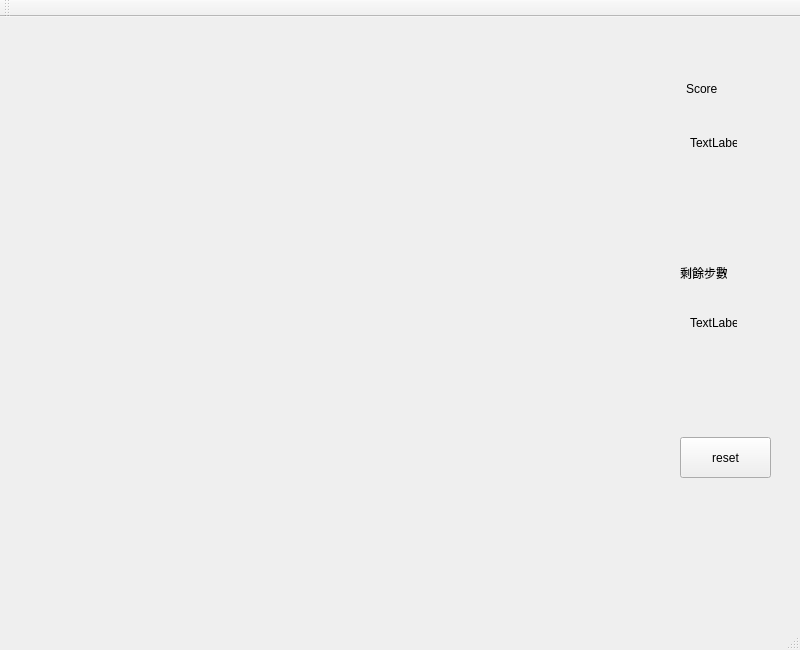
<?xml version="1.0" encoding="UTF-8"?>
<ui version="4.0">
 <class>candycrush</class>
 <widget class="QMainWindow" name="candycrush">
  <property name="geometry">
   <rect>
    <x>0</x>
    <y>0</y>
    <width>800</width>
    <height>650</height>
   </rect>
  </property>
  <property name="windowTitle">
   <string>candycrush</string>
  </property>
  <widget class="QWidget" name="centralWidget">
   <widget class="QPushButton" name="pushButton">
    <property name="geometry">
     <rect>
      <x>680</x>
      <y>420</y>
      <width>91</width>
      <height>41</height>
     </rect>
    </property>
    <property name="text">
     <string>reset</string>
    </property>
   </widget>
   <widget class="QLabel" name="label">
    <property name="geometry">
     <rect>
      <x>686</x>
      <y>41</y>
      <width>71</width>
      <height>61</height>
     </rect>
    </property>
    <property name="text">
     <string>Score</string>
    </property>
   </widget>
   <widget class="QLabel" name="score">
    <property name="geometry">
     <rect>
      <x>690</x>
      <y>120</y>
      <width>47</width>
      <height>12</height>
     </rect>
    </property>
    <property name="text">
     <string>TextLabel</string>
    </property>
   </widget>
   <widget class="QLabel" name="label_2">
    <property name="geometry">
     <rect>
      <x>680</x>
      <y>250</y>
      <width>47</width>
      <height>12</height>
     </rect>
    </property>
    <property name="text">
     <string>剩餘步數</string>
    </property>
   </widget>
   <widget class="QLabel" name="count">
    <property name="geometry">
     <rect>
      <x>690</x>
      <y>300</y>
      <width>47</width>
      <height>12</height>
     </rect>
    </property>
    <property name="text">
     <string>TextLabel</string>
    </property>
   </widget>
  </widget>
  <widget class="QMenuBar" name="menuBar">
   <property name="geometry">
    <rect>
     <x>0</x>
     <y>0</y>
     <width>800</width>
     <height>21</height>
    </rect>
   </property>
  </widget>
  <widget class="QToolBar" name="mainToolBar">
   <attribute name="toolBarArea">
    <enum>TopToolBarArea</enum>
   </attribute>
   <attribute name="toolBarBreak">
    <bool>false</bool>
   </attribute>
  </widget>
  <widget class="QStatusBar" name="statusBar"/>
 </widget>
 <layoutdefault spacing="6" margin="11"/>
 <resources/>
 <connections/>
</ui>
